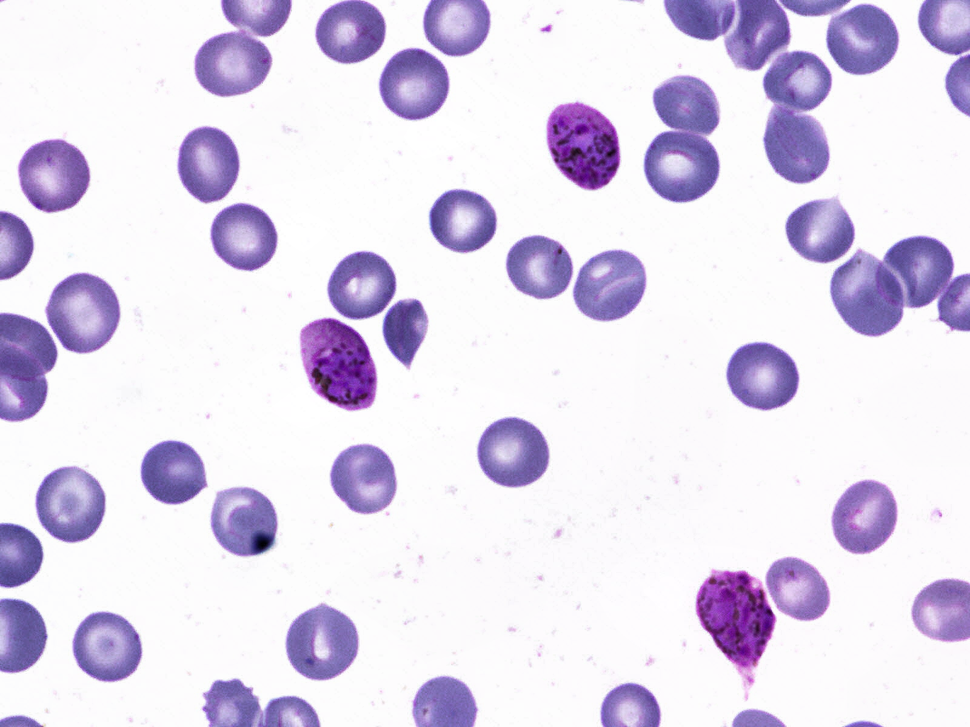
#> input picture Talleres/Taller_5/sample-1.png, 970 x 727 px, shrunk from 1600 x 1200 before the run
$ jupyter execute --allow-errors taller-5.ipynb
#> lines starting #> are read from the running program, lines starting #| are printed output that depends on the picture; after the words box and inside, x2 and y2 are one past the last pixel; in counts of white or black regions, pixels touching at a corner belong together
## Taller 5

#### Presentado por:

- Juan Eduardo Bedoya Torres

[cell 1]
import cv2
import numpy as np
import matplotlib.pyplot as plt
import math
import os

[cell 2]
def plot_sample(img):
    plt.figure(figsize=(50, 25))
    plt.subplot(1, 3, 1)
    plt.title('Imagen')
    plt.imshow(img, cmap='gray')
    plt.axis('off')

[cell 3]
def color_segmentation(img, color1_rgb, color2_rgb):
    # Convertir los colores RGB a espacios de color HSV para facilitar la segmentación
    color1_hsv = cv2.cvtColor(np.uint8([[color1_rgb]]), cv2.COLOR_RGB2HSV)[0][0]
    color2_hsv = cv2.cvtColor(np.uint8([[color2_rgb]]), cv2.COLOR_RGB2HSV)[0][0]

    # Convertir la imagen de entrada de RGB a HSV
    img_hsv = cv2.cvtColor(img, cv2.COLOR_RGB2HSV)

    # Definir los rangos de color para cada uno de los colores
    lower_color1 = np.array([color1_hsv[0]-10, 50, 50])
    upper_color1 = np.array([color1_hsv[0]+10, 255, 255])

    lower_color2 = np.array([color2_hsv[0]-10, 50, 50])
    upper_color2 = np.array([color2_hsv[0]+10, 255, 255])

    # Crear las máscaras para cada color
    mask1 = cv2.inRange(img_hsv, lower_color1, upper_color1)
    mask2 = cv2.inRange(img_hsv, lower_color2, upper_color2)

    # Combinar las máscaras
    mask = cv2.bitwise_or(mask1, mask2)

    # Aplicar la máscara a la imagen original
    segmented_img = cv2.bitwise_and(img, img, mask=mask)

    return segmented_img

[cell 4]
sample_1 = cv2.imread('./sample-1.png')
#> sample_1 is the input picture: shape (727, 970, 3); mean B, G, R 235.9, 217.7, 224.9
sample_1 = cv2.cvtColor(sample_1, cv2.COLOR_BGR2RGB)

violet = (205, 116, 220)
darkPurple = (30, 10, 25)

kernel = cv2.getStructuringElement(cv2.MORPH_RECT,(5,5))

infected_cells = color_segmentation(sample_1, violet, darkPurple)
#> in color_segmentation, `img_hsv = cv2.cvtColor(img, cv2.COLOR_RGB2HSV)`: img_hsv: shape (727, 970, 3); mean H, S, V 104.9, 25.8, 235.9
#> in color_segmentation, `mask1 = cv2.inRange(img_hsv, lower_color1, upper_color1)`:
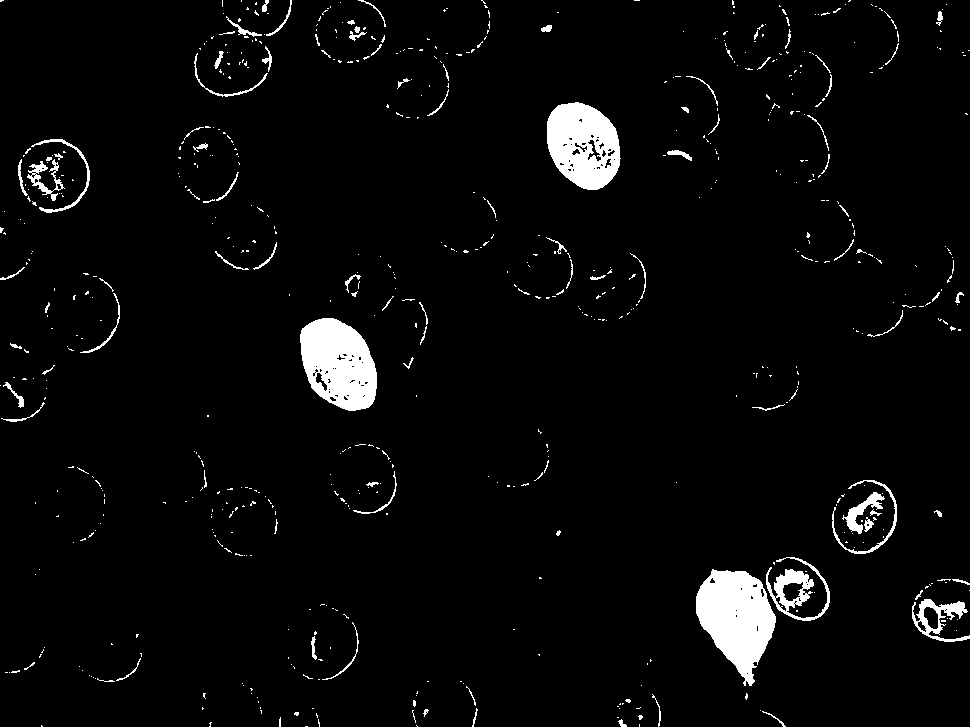
#> mask1: shape (727, 970); 3.8% white; 655 white regions (559 under 20 px), largest, box (x1, y1, x2, y2) and area: (696, 569, 776, 686) 5771, (300, 318, 377, 411) 5190, (547, 102, 621, 190) 4673
#> in color_segmentation, `mask2 = cv2.inRange(img_hsv, lower_color2, upper_color2)`:
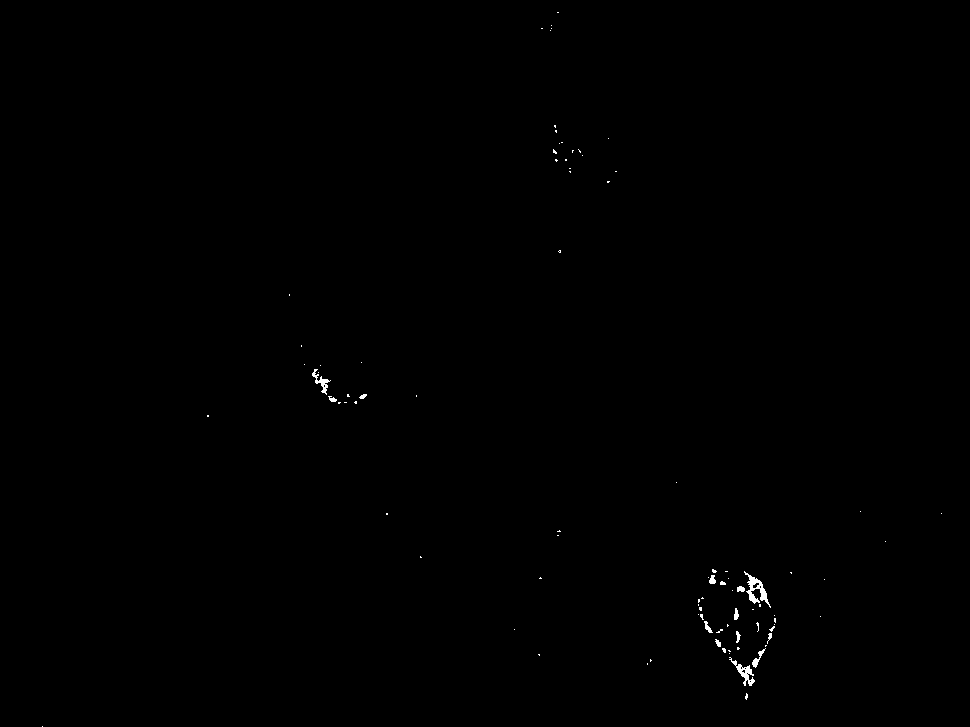
#> mask2: shape (727, 970); 0.2% white; 90 white regions (77 under 20 px), largest, box (x1, y1, x2, y2) and area: (744, 571, 771, 608) 313, (729, 657, 755, 686) 218, (312, 369, 331, 395) 143
#> in color_segmentation, `mask = cv2.bitwise_or(mask1, mask2)`: mask: shape (727, 970); 3.8% white; 656 white regions (560 under 20 px), largest, box (x1, y1, x2, y2) and area: (696, 569, 776, 686) 5825, (300, 318, 377, 411) 5270, (547, 102, 621, 190) 4673
#> in color_segmentation, `segmented_img = cv2.bitwise_and(img, img, mask=mask)`:
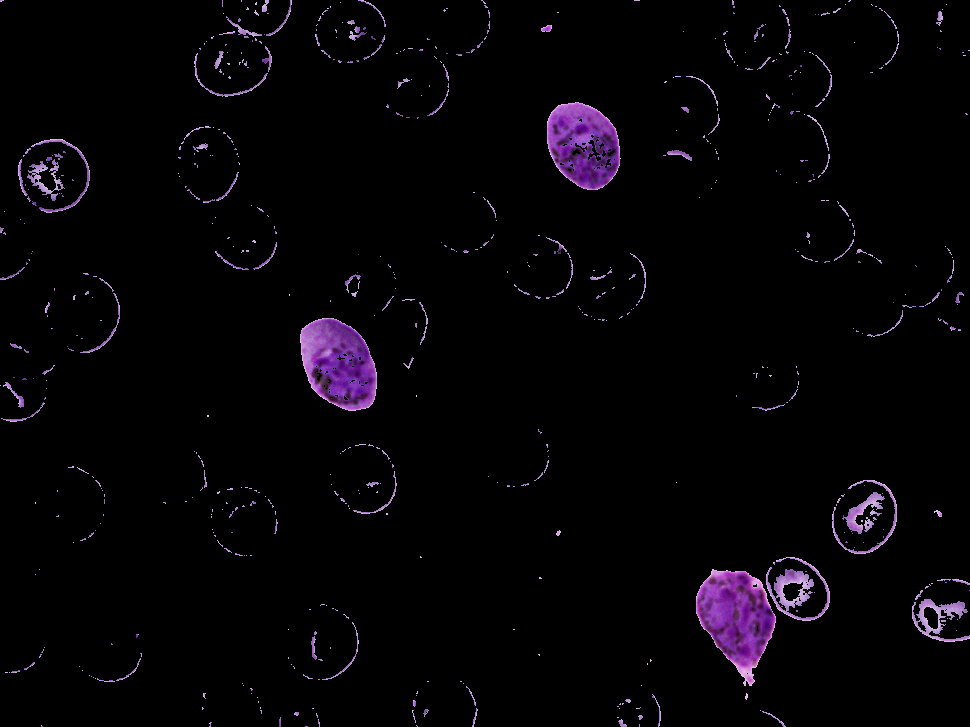
#> segmented_img: shape (727, 970, 3); mean R, G, B 5.7, 3.5, 6.8
infected_cells = cv2.erode(infected_cells, kernel)
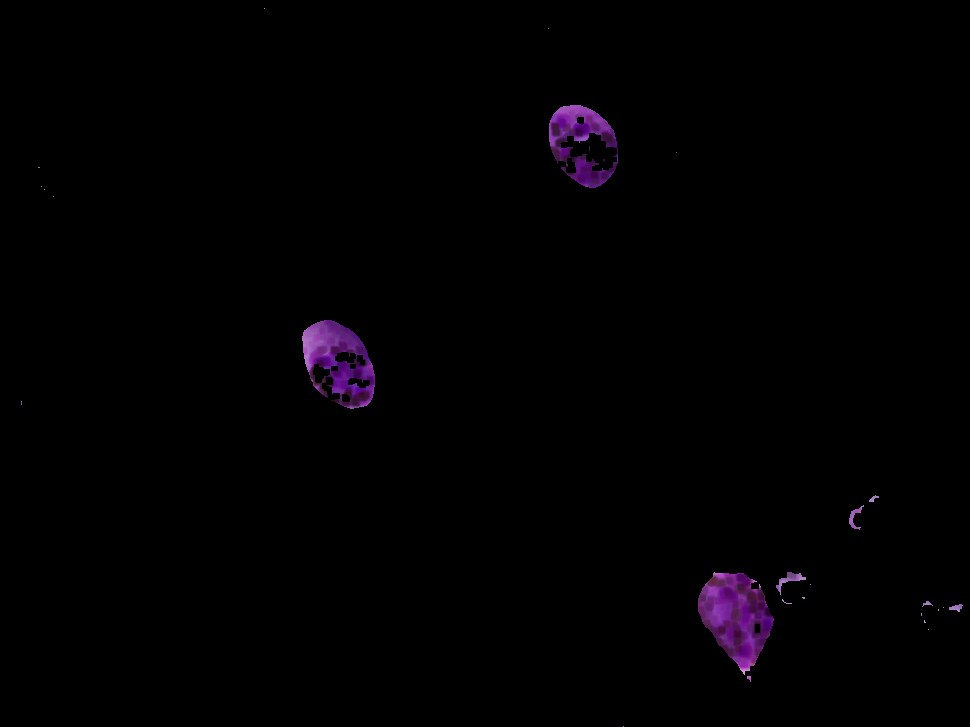
#> infected_cells: shape (727, 970, 3); mean R, G, B 1.8, 0.6, 2.2
gray_image = cv2.cvtColor(infected_cells, cv2.COLOR_RGB2GRAY)
ret, bin_image = cv2.threshold(gray_image,25,255,cv2.THRESH_BINARY)
#> bin_image: shape (727, 970); 1.7% white; 28 white regions (20 under 20 px), largest, box (x1, y1, x2, y2) and area: (698, 572, 774, 675) 4881, (302, 320, 375, 409) 3808, (549, 105, 618, 188) 3023

kernel = cv2.getStructuringElement(cv2.MORPH_ELLIPSE,(3,3))
bin_image = cv2.erode(bin_image, kernel, iterations=3)
#> bin_image: shape (727, 970); 1.1% white; 7 white regions (2 under 20 px), largest, box (x1, y1, x2, y2) and area: (701, 576, 771, 670) 4022, (305, 323, 365, 370) 1559, (552, 108, 614, 158) 1328, (333, 363, 372, 406) 688, (574, 158, 611, 185) 421

kernel = cv2.getStructuringElement(cv2.MORPH_ELLIPSE,(5,5))
close = cv2.morphologyEx(bin_image, cv2.MORPH_CLOSE, kernel, iterations=6)
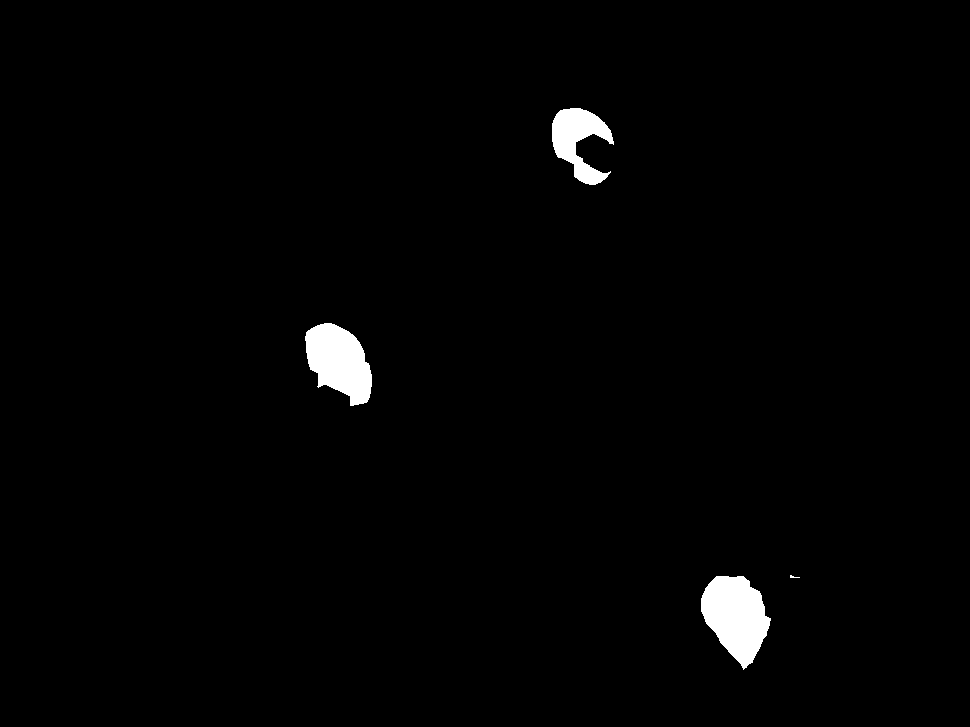
#> close: shape (727, 970); 1.5% white; 4 white regions (1 under 20 px)

plot_sample(close)

result_image = np.zeros_like(gray_image)

for y in range(close.shape[0]):
    for x in range(close.shape[1]):
        if close[y, x] > 128:
            result_image[y, x] = gray_image[y, x]

[cell 5]
def get_sample_ready(sample):
    violet = (205, 116, 220)
    darkPurple = (30, 10, 25)

    kernel = cv2.getStructuringElement(cv2.MORPH_RECT,(5,5))

    infected_cells = color_segmentation(sample_1, violet, darkPurple)
    infected_cells = cv2.erode(infected_cells, kernel)
    gray_image = cv2.cvtColor(infected_cells, cv2.COLOR_RGB2GRAY)
    ret, bin_image = cv2.threshold(gray_image,25,255,cv2.THRESH_BINARY)

    kernel = cv2.getStructuringElement(cv2.MORPH_ELLIPSE,(3,3))
    bin_image = cv2.erode(bin_image, kernel, iterations=3)

    kernel = cv2.getStructuringElement(cv2.MORPH_ELLIPSE,(5,5))
    close = cv2.morphologyEx(bin_image, cv2.MORPH_CLOSE, kernel, iterations=6)

    result_image = np.zeros_like(gray_image)

    for y in range(close.shape[0]):
        for x in range(close.shape[1]):
            if close[y, x] > 128:
                result_image[y, x] = gray_image[y, x]

    return result_image.astype(np.float32)

[cell 6]
def make_chars_vector(cnt):
    if len(cnt) < 5 :
        return []
    if cnt.dtype != np.float32:
        cnt = cnt.astype(np.float32)
    a = cv2.contourArea(cnt)
    p = cv2.arcLength(cnt, True)
    ((x, y), (w, h), angle) = cv2.minAreaRect(cnt)
    d = w*h
    comp = (p**2)/a
    redon = (4*math.pi*a)/(p**2)
    var = np.var(cnt)
    r = 1 - (1/(1+var**2))
    M = cv2.moments(cnt)
    norm_cent_moms = [M['m00'], M['m01'],  M['m10'], M['m11'], M['m21'], M['m12'], M['m20'], M['m02'], M['m30'], M['m03']]
    spacial_moms = [M['nu20'], M['nu11'],  M['nu02'], M['nu30'], M['nu21'], M['nu12'], M['nu03']]
    Hu = cv2.HuMoments(M)
    hu_moms = np.concatenate((Hu[0], Hu[1], Hu[2], Hu[3], Hu[4], Hu[5], Hu[6]))

    hist, bin_edges = np.histogram(cnt)
    epsilon = 1e-10
    hist_smoothed = hist + epsilon
    u = sum(hist_smoothed**2)
    e = -1*sum(hist_smoothed*np.log2(hist_smoothed))

    chars = np.concatenate(([a,p,d,comp,redon,var,r,u,e], norm_cent_moms, spacial_moms, hu_moms))
    return chars

[cell 7]
contours, _ = cv2.findContours(result_image, cv2.RETR_EXTERNAL, cv2.CHAIN_APPROX_SIMPLE)
#> contours = 4 contours, 1 with area under 20; largest, box (x1, y1, x2, y2) and area: (701, 576, 771, 670) 4107, (305, 323, 372, 406) 3266, (552, 108, 614, 185) 2088

[cell 8]
cnt = contours[1]
#> cnt = [[790, 575], [790, 577], [799, 577], [794, 577], [793, 576], [792, 576], [791, 575]]
make_chars_vector(cnt)
#> in make_chars_vector, `a = cv2.contourArea(cnt)`: a = 5
#> in make_chars_vector, `p = cv2.arcLength(cnt, True)`: p = 20.83
#> in make_chars_vector, `((x, y), (w, h), angle) = cv2.minAreaRect(cnt)`: x = 794.5; y = 576; w = 2; h = 9; angle = -90
#> in make_chars_vector, `d = w*h`: d = 18
#> in make_chars_vector, `comp = (p**2)/a`: comp = 86.76
#> in make_chars_vector, `redon = (4*math.pi*a)/(p**2)`: redon = 0.145
#> in make_chars_vector, `var = np.var(cnt)`: var = 11730.4
#> in make_chars_vector, `r = 1 - (1/(1+var**2))`: r = 1
#> in make_chars_vector, `M = cv2.moments(cnt)`: M = moments, m00 5, centre m10/m00, m01/m00 = (791.5, 576.2)
#> in make_chars_vector, `norm_cent_moms = [M['m00'], M['m01'],  M['m10'], M['m11'], M['m21'], M..`: norm_cent_moms = [5, 2881.2, 3957.3, 2280348.6, 1.8e+09, 1.31e+09, 3132102.5, 1660225.7, 2.48e+09, 956678976.7]
#> in make_chars_vector, `spacial_moms = [M['nu20'], M['nu11'],  M['nu02'], M['nu30'], M['nu21']..`: spacial_moms = [0.203, 0.0482, 0.0558, 0.0444, 0.0117, -0.00698, -0.00697]
#> in make_chars_vector, `Hu = cv2.HuMoments(M)`: Hu = [0.259, 0.031, 0.00604, 0.00142, 4.09e-06, 0.000237, 8.12e-07]
#> in make_chars_vector, `hu_moms = np.concatenate((Hu[0], Hu[1], Hu[2], Hu[3], Hu[4], Hu[5], Hu..`: hu_moms has the same summary as Hu
#> in make_chars_vector, `hist, bin_edges = np.histogram(cnt)`: hist = [7, 0, 0, 0, 0, 0, 0, 0, 0, 7]; bin_edges = [575, 597.4, 619.8, 642.2, 664.6, 687, 709.4, 731.8, 754.2, 776.6, 799]
#> in make_chars_vector, `hist_smoothed = hist + epsilon`: hist_smoothed = [7, 1e-10, 1e-10, 1e-10, 1e-10, 1e-10, 1e-10, 1e-10, 1e-10, 7]
#> in make_chars_vector, `u = sum(hist_smoothed**2)`: u = 98
#> in make_chars_vector, `e = -1*sum(hist_smoothed*np.log2(hist_smoothed))`: e = -39.3
#> in make_chars_vector, `chars = np.concatenate(([a,p,d,comp,redon,var,r,u,e], norm_cent_moms, ..`: chars = 33 values, max 2.48e+09 at index 17, min -39.3 at index 8, mean 198835503.6
#> Out has the same summary as chars in make_chars_vector

[cell 9]
original_images = []
contours = []

path = './imgs'
file_list = os.listdir(path)

for filename in file_list:
    # Construir la ruta completa de la imagen
    image_path = os.path.join(path, filename)

    # Cargar la imagen
    image = cv2.imread(image_path)
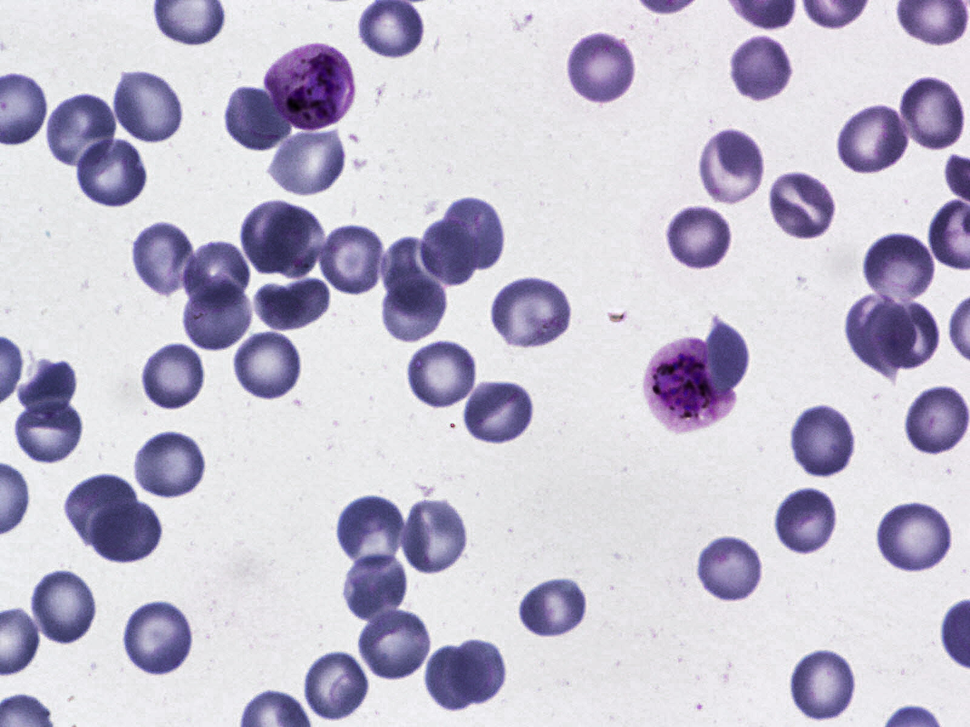
#> input picture Talleres/Taller_5/imgs/02ea7aa8-c142-4a3d-939f-e77689741341.png, 970 x 727 px, shrunk from 1600 x 1200 before the run
#> image is the input picture: shape (727, 970, 3); mean B, G, R 208.4, 191, 195.3

    if image is not None:
        image = cv2.cvtColor(image, cv2.COLOR_BGR2RGB)
        original_images.append(image)
        adjusted_samples = get_sample_ready(image)
        conts, _ = cv2.findContours(result_image, cv2.RETR_EXTERNAL, cv2.CHAIN_APPROX_SIMPLE)
#> conts has the same summary as contours
        for cnt in conts:
            contours.append(cnt)
#> this loop made 4 passes
    else:
        raise ValueError("No se encontró la imagen {}".format(filename))
print('Imágenes ajustadas...')

[cell 10]
chars_vectors = []
print(contours)
#> (printed output is left out)
#> (the rest of this cell did not finish here and is left out)
